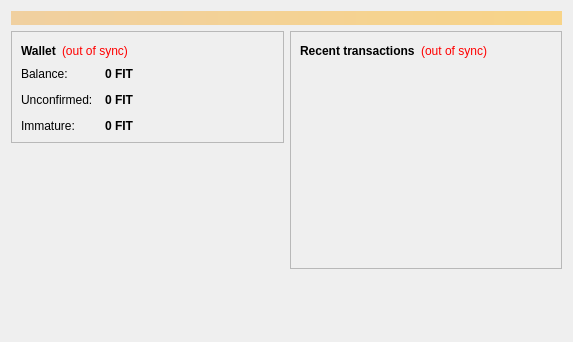
<?xml version="1.0" encoding="UTF-8"?>
<ui version="4.0">
 <class>OverviewPage</class>
 <widget class="QWidget" name="OverviewPage">
  <property name="geometry">
   <rect>
    <x>0</x>
    <y>0</y>
    <width>573</width>
    <height>342</height>
   </rect>
  </property>
  <property name="windowTitle">
   <string>Form</string>
  </property>
  <layout class="QVBoxLayout" name="topLayout">
   <item>
    <widget class="QLabel" name="labelAlerts">
     <property name="visible">
      <bool>false</bool>
     </property>
     <property name="styleSheet">
      <string notr="true">background-color: qlineargradient(x1: 0, y1: 0, x2: 1, y2: 0, stop:0 #F0D0A0, stop:1 #F8D488); color:#000000;</string>
     </property>
     <property name="wordWrap">
      <bool>true</bool>
     </property>
     <property name="margin">
      <number>3</number>
     </property>
    </widget>
   </item>
   <item>
    <layout class="QHBoxLayout" name="horizontalLayout" stretch="1,1">
     <item>
      <layout class="QVBoxLayout" name="verticalLayout_2">
       <item>
        <widget class="QFrame" name="frame">
         <property name="frameShape">
          <enum>QFrame::StyledPanel</enum>
         </property>
         <property name="frameShadow">
          <enum>QFrame::Raised</enum>
         </property>
         <layout class="QVBoxLayout" name="verticalLayout_4">
          <item>
           <layout class="QHBoxLayout" name="horizontalLayout_4">
            <item>
             <widget class="QLabel" name="label_5">
              <property name="font">
               <font>
                <weight>75</weight>
                <bold>true</bold>
               </font>
              </property>
              <property name="text">
               <string>Wallet</string>
              </property>
             </widget>
            </item>
            <item>
             <widget class="QLabel" name="labelWalletStatus">
              <property name="toolTip">
               <string>The displayed information may be out of date. Your wallet automatically synchronizes with the FitCoin network after a connection is established, but this process has not completed yet.</string>
              </property>
              <property name="styleSheet">
               <string notr="true">QLabel { color: red; }</string>
              </property>
              <property name="text">
               <string notr="true">(out of sync)</string>
              </property>
              <property name="alignment">
               <set>Qt::AlignLeading|Qt::AlignLeft|Qt::AlignVCenter</set>
              </property>
             </widget>
            </item>
            <item>
             <spacer name="horizontalSpacer_2">
              <property name="orientation">
               <enum>Qt::Horizontal</enum>
              </property>
              <property name="sizeHint" stdset="0">
               <size>
                <width>40</width>
                <height>20</height>
               </size>
              </property>
             </spacer>
            </item>
           </layout>
          </item>
          <item>
           <layout class="QFormLayout" name="formLayout_2">
            <property name="fieldGrowthPolicy">
             <enum>QFormLayout::AllNonFixedFieldsGrow</enum>
            </property>
            <property name="horizontalSpacing">
             <number>12</number>
            </property>
            <property name="verticalSpacing">
             <number>12</number>
            </property>
            <item row="0" column="0">
             <widget class="QLabel" name="label">
              <property name="text">
               <string>Balance:</string>
              </property>
             </widget>
            </item>
            <item row="0" column="1">
             <widget class="QLabel" name="labelBalance">
              <property name="font">
               <font>
                <weight>75</weight>
                <bold>true</bold>
               </font>
              </property>
              <property name="cursor">
               <cursorShape>IBeamCursor</cursorShape>
              </property>
              <property name="toolTip">
               <string>Your current balance</string>
              </property>
              <property name="text">
               <string notr="true">0 FIT</string>
              </property>
              <property name="textInteractionFlags">
               <set>Qt::LinksAccessibleByMouse|Qt::TextSelectableByKeyboard|Qt::TextSelectableByMouse</set>
              </property>
             </widget>
            </item>
            <item row="1" column="0">
             <widget class="QLabel" name="label_3">
              <property name="text">
               <string>Unconfirmed:</string>
              </property>
             </widget>
            </item>
            <item row="1" column="1">
             <widget class="QLabel" name="labelUnconfirmed">
              <property name="font">
               <font>
                <weight>75</weight>
                <bold>true</bold>
               </font>
              </property>
              <property name="cursor">
               <cursorShape>IBeamCursor</cursorShape>
              </property>
              <property name="toolTip">
               <string>Total of transactions that have yet to be confirmed, and do not yet count toward the current balance</string>
              </property>
              <property name="text">
               <string notr="true">0 FIT</string>
              </property>
              <property name="textInteractionFlags">
               <set>Qt::LinksAccessibleByMouse|Qt::TextSelectableByKeyboard|Qt::TextSelectableByMouse</set>
              </property>
             </widget>
            </item>
            <item row="2" column="0">
             <widget class="QLabel" name="labelImmatureText">
              <property name="text">
               <string>Immature:</string>
              </property>
             </widget>
            </item>
            <item row="2" column="1">
             <widget class="QLabel" name="labelImmature">
              <property name="font">
               <font>
                <weight>75</weight>
                <bold>true</bold>
               </font>
              </property>
              <property name="toolTip">
               <string>Mined balance that has not yet matured</string>
              </property>
              <property name="text">
               <string notr="true">0 FIT</string>
              </property>
              <property name="textInteractionFlags">
               <set>Qt::LinksAccessibleByMouse|Qt::TextSelectableByKeyboard|Qt::TextSelectableByMouse</set>
              </property>
             </widget>
            </item>
           </layout>
          </item>
         </layout>
        </widget>
       </item>
       <item>
        <spacer name="verticalSpacer">
         <property name="orientation">
          <enum>Qt::Vertical</enum>
         </property>
         <property name="sizeHint" stdset="0">
          <size>
           <width>20</width>
           <height>40</height>
          </size>
         </property>
        </spacer>
       </item>
      </layout>
     </item>
     <item>
      <layout class="QVBoxLayout" name="verticalLayout_3">
       <item>
        <widget class="QFrame" name="frame_2">
         <property name="frameShape">
          <enum>QFrame::StyledPanel</enum>
         </property>
         <property name="frameShadow">
          <enum>QFrame::Raised</enum>
         </property>
         <layout class="QVBoxLayout" name="verticalLayout">
          <item>
           <layout class="QHBoxLayout" name="horizontalLayout_2">
            <item>
             <widget class="QLabel" name="label_4">
              <property name="text">
               <string>&lt;b&gt;Recent transactions&lt;/b&gt;</string>
              </property>
             </widget>
            </item>
            <item>
             <widget class="QLabel" name="labelTransactionsStatus">
              <property name="toolTip">
               <string>The displayed information may be out of date. Your wallet automatically synchronizes with the FitCoin network after a connection is established, but this process has not completed yet.</string>
              </property>
              <property name="styleSheet">
               <string notr="true">QLabel { color: red; }</string>
              </property>
              <property name="text">
               <string notr="true">(out of sync)</string>
              </property>
              <property name="alignment">
               <set>Qt::AlignRight|Qt::AlignTrailing|Qt::AlignVCenter</set>
              </property>
             </widget>
            </item>
            <item>
             <spacer name="horizontalSpacer">
              <property name="orientation">
               <enum>Qt::Horizontal</enum>
              </property>
              <property name="sizeHint" stdset="0">
               <size>
                <width>40</width>
                <height>20</height>
               </size>
              </property>
             </spacer>
            </item>
           </layout>
          </item>
          <item>
           <widget class="QListView" name="listTransactions">
            <property name="styleSheet">
             <string notr="true">QListView { background: transparent; }</string>
            </property>
            <property name="frameShape">
             <enum>QFrame::NoFrame</enum>
            </property>
            <property name="verticalScrollBarPolicy">
             <enum>Qt::ScrollBarAlwaysOff</enum>
            </property>
            <property name="horizontalScrollBarPolicy">
             <enum>Qt::ScrollBarAlwaysOff</enum>
            </property>
            <property name="selectionMode">
             <enum>QAbstractItemView::NoSelection</enum>
            </property>
           </widget>
          </item>
         </layout>
        </widget>
       </item>
       <item>
        <spacer name="verticalSpacer_2">
         <property name="orientation">
          <enum>Qt::Vertical</enum>
         </property>
         <property name="sizeHint" stdset="0">
          <size>
           <width>20</width>
           <height>40</height>
          </size>
         </property>
        </spacer>
       </item>
      </layout>
     </item>
    </layout>
   </item>
  </layout>
 </widget>
 <resources/>
 <connections/>
</ui>
